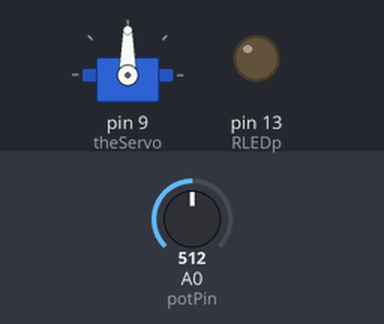
This sketch was run on a simulated Arduino Uno, built with avr-gcc and run on an emulated ATmega328P. Shown: servo, output pins drawn as LEDs (lit = HIGH). The test bench sets the inputs (shaded band); at power-on: A0 (potPin) = 512.

Above: at 1.2 s.
1.3 s: A0 (potPin) set to 716
At 2.5 s:
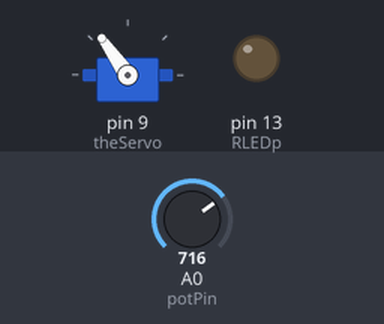
2.8 s: A0 (potPin) set to 900
At 3.4 s:
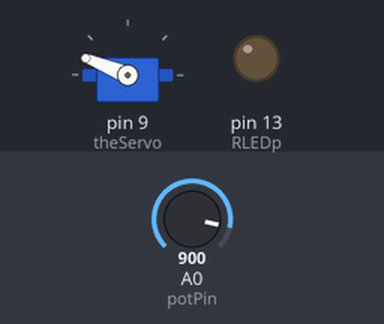
4.3 s: A0 (potPin) set to 1023
At 4.9 s:
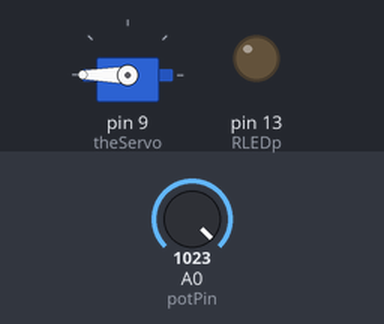
5.8 s: A0 (potPin) set to 306
At 7.0 s:
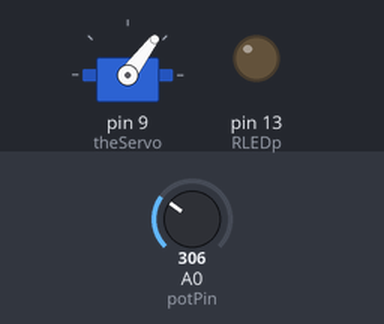
7.3 s: A0 (potPin) set to 122
At 7.9 s:
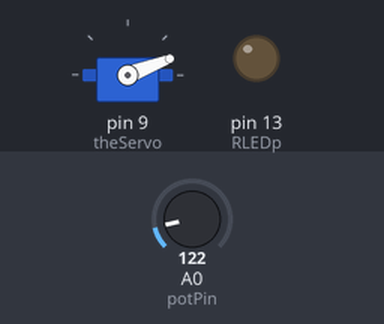
Timing chart, 0 to 9.8 s (numbered marks = the images above; inputs shaded):
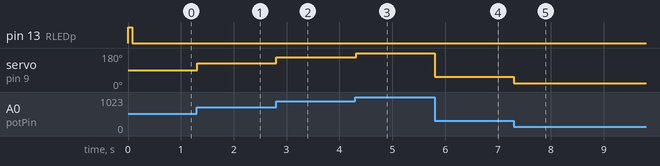

Measured:
- after the input at 1.3 s, servo on pin 9 (theServo): 90° → 125° at once
- after the input at 2.8 s, servo on pin 9 (theServo): 125° → 158° at once
- after the input at 4.3 s, servo on pin 9 (theServo): 158° → 180° at once
- after the input at 5.8 s, servo on pin 9 (theServo): 180° → 53° at once
- after the input at 7.3 s, servo on pin 9 (theServo): 53° → 21° at once

The sketch:

Servo.ino
```cpp
#include <Servo.h>
#define potPin A0
Servo theServo;
int CloseBtnp= 2, RLEDp= 13, ledState= HIGH, buttonState, lastButtonState= LOW;
unsigned long lastDebounceTime= 0, debounceDelay= 50;
void setup() {
  pinMode(CloseBtnp, INPUT);
  pinMode(RLEDp, OUTPUT);
  theServo.attach(9);
  digitalWrite(RLEDp, ledState);
}

void loop() {
  int reading = digitalRead(RLEDp), val= analogRead(potPin);
    val= map(val, 0, 1023, 0, 180);
    theServo.write(val);
    delay(15);
  if (reading != lastButtonState) {
    lastDebounceTime = millis();
  }

  if ((millis() - lastDebounceTime) > debounceDelay) {
    if (reading != buttonState) {
      buttonState = reading;

      if (buttonState == HIGH) {
        ledState = !ledState;
        digitalWrite(RLEDp, ledState);
      }
    }
  }
  digitalWrite(RLEDp, ledState);
  lastButtonState = reading;
}
```
